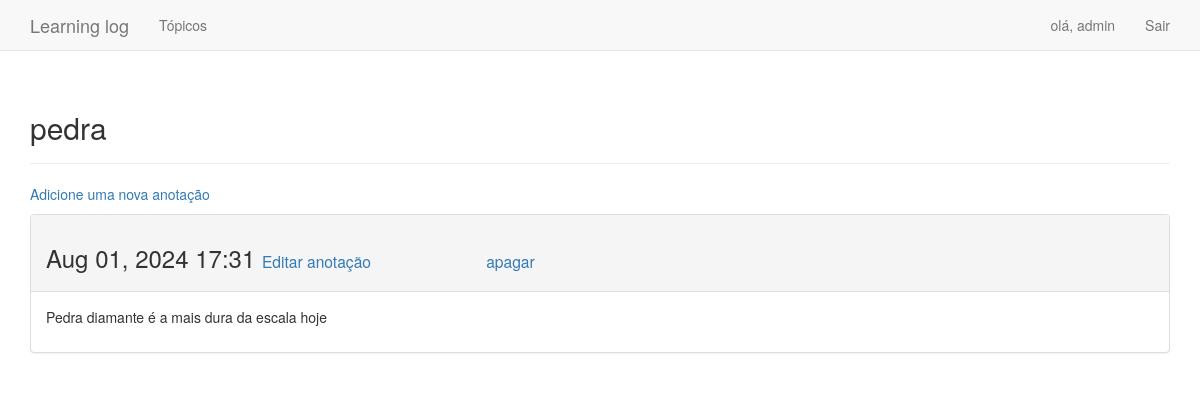
The page /topics/9/ (signed in) on the database as committed earlier.
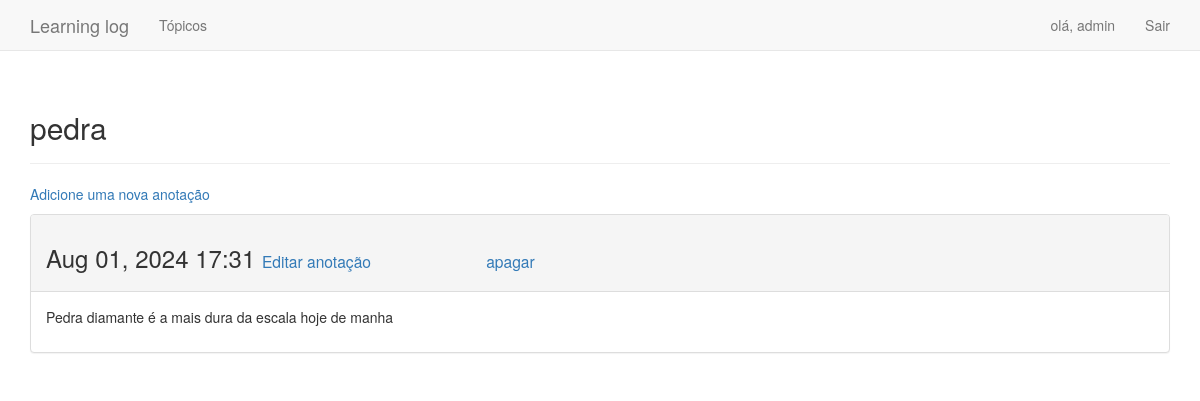
The same page on the database as committed later.
### learning_logs/models.py (models this page shows, shortened)
class Entry(models.Model):
    topic = models.ForeignKey(Topic, on_delete=models.CASCADE)
    text = models.TextField()
    date_added = models.DateTimeField(auto_now_add=True)
    class Meta:
        verbose_name_plural = 'entries'

### learning_logs/views.py (the view)
# urls.py: path('topics/<topic_id>/', views.topic, name='topic'),
@login_required
def topic(request, topic_id):
    topic = Topic.objects.get(id = topic_id)
    if topic.owner != request.user:
        raise Http404
    entries = topic.entry_set.order_by('-date_added')
    context = {'topic': topic, 'entries': entries}
    return render(request, 'learning_logs/topic.html', context)

### learning_logs/models.py (called while the page is built)
    def __str__(self):
        return self.text

### learning_logs/templates/learning_logs/topic.html (shortened to what this page needs)
<!DOCTYPE html>
<html lang="pt-br">
<head>
</head>
<body>
    {% extends "learning_logs/base.html" %}
    {% block header %}
        <h2>{{ topic }}</h2>
    {% endblock header %}
    {%block content%}
        <p>
            <a href="{% url 'new_entry'  topic.id %}">
                Adicione uma nova anotação
            </a>
        </p>
            {% for entry in entries%}
                    <div class="panel panel-default">
                        <div class="panel-heading">
                            <h3>
                                {{ entry.date_added | date:'M d, Y H:i'}}
                                <small>
                                    <a href="{% url 'edit_entry' entry.id %}">Editar anotação</a>
                                </small>
                                <small>
                                    <a style="padding-left: 10%;" href="{% url 'delete_entry' entry.id %}">apagar</a>
                                </small>
                            </h3>
                        </div>
                        <div class="panel-body">
                            {{ entry.text | linebreaks }}
                        </div>
                    </div>
            {%empty%}
                Não há registro.
            {% endfor %}
    {% endblock content %}

Rows that differ between the two databases and show on the page:
changed Entry: text "Pedra diamante é a mais dura da escala hoje" → "Pedra diamante é a mais dura da escala hoje de manha"
